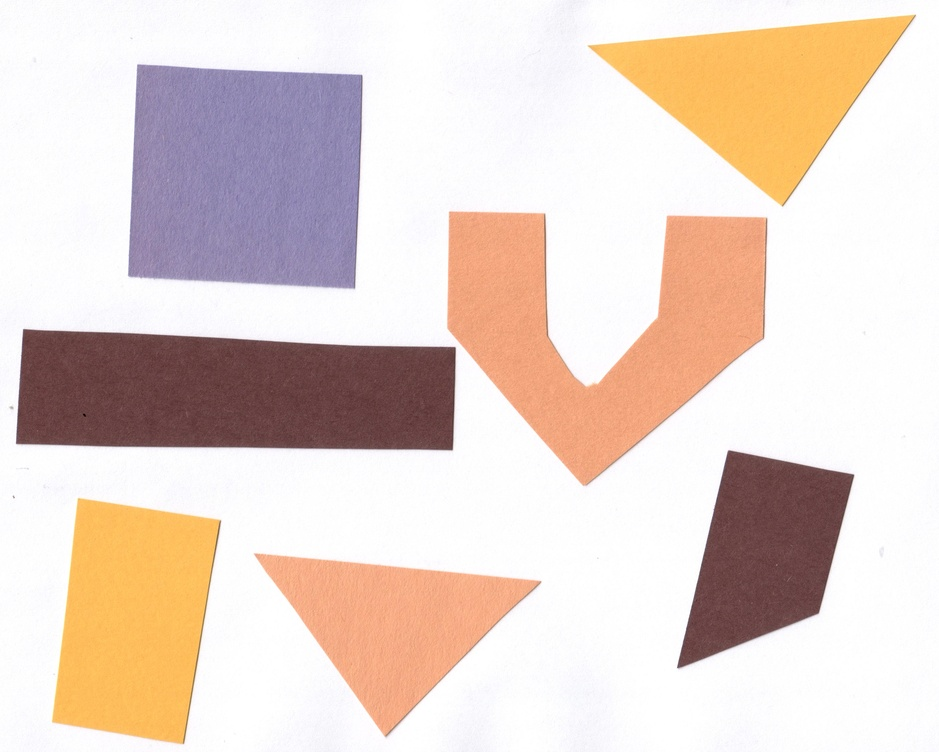
#> input picture tutorial_figures/data/shapes-01.jpg, 939 x 752 px, shrunk from 3068 x 2457 before the run
$ jupyter execute 7_Connected_Componenet_Analysis.ipynb   (shell and % lines are left out)
#> lines starting #> are read from the running program, lines starting #| are printed output that depends on the picture; after the words box and inside, x2 and y2 are one past the last pixel; in counts of white or black regions, pixels touching at a corner belong together
[cell 1]
import imageio.v3 as iio
import ipympl
import matplotlib.pyplot as plt
import numpy as np
import skimage as ski

[cell 2]
def connected_components(filename, sigma, t=0.5, connectivity =2):
    # load the image
#> called with filename = 'tutorial_figures/data/shapes-01.jpg', sigma = 2, t = 0.9, connectivity = 2
    image = iio.imread(filename)
#> image is the input picture: shape (752, 939, 3); mean R, G, B 229.6, 212.3, 203.6
    # convert to grayscale
    image_gray = ski.color.rgb2gray(image)
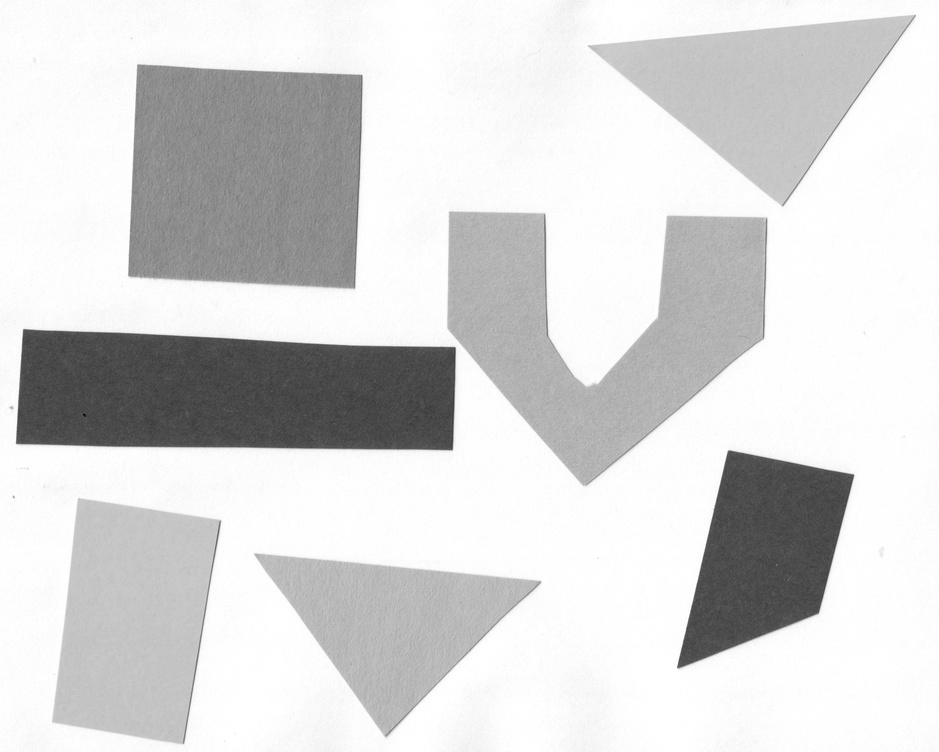
#> image_gray: shape (752, 939) float64; min 0.0183, max 1, mean 0.844
    # denoise with gaussian filter
    image_blur = ski.filters.gaussian(image_gray, sigma=sigma)
    # mask image with threshold
    binary_mask = image_blur < t
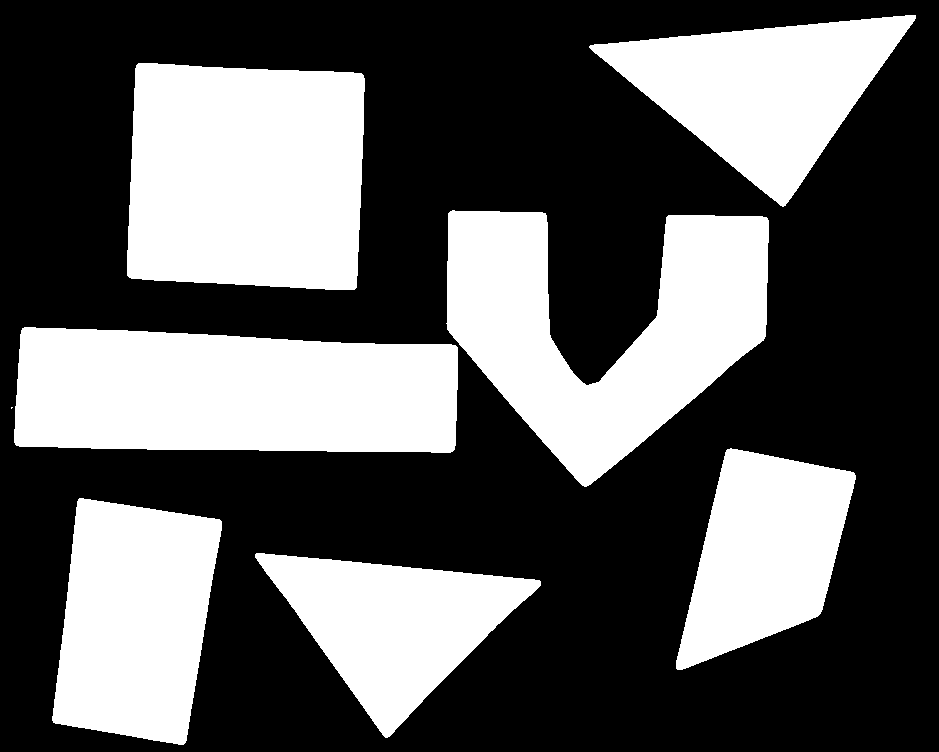
#> binary_mask: shape (752, 939) bool; 36.8% white; 8 white regions (1 under 20 px)
    # connected component analysis
    labeled_image, count = ski.measure.label(binary_mask,
                                             connectivity=connectivity,
                                             return_num=True)
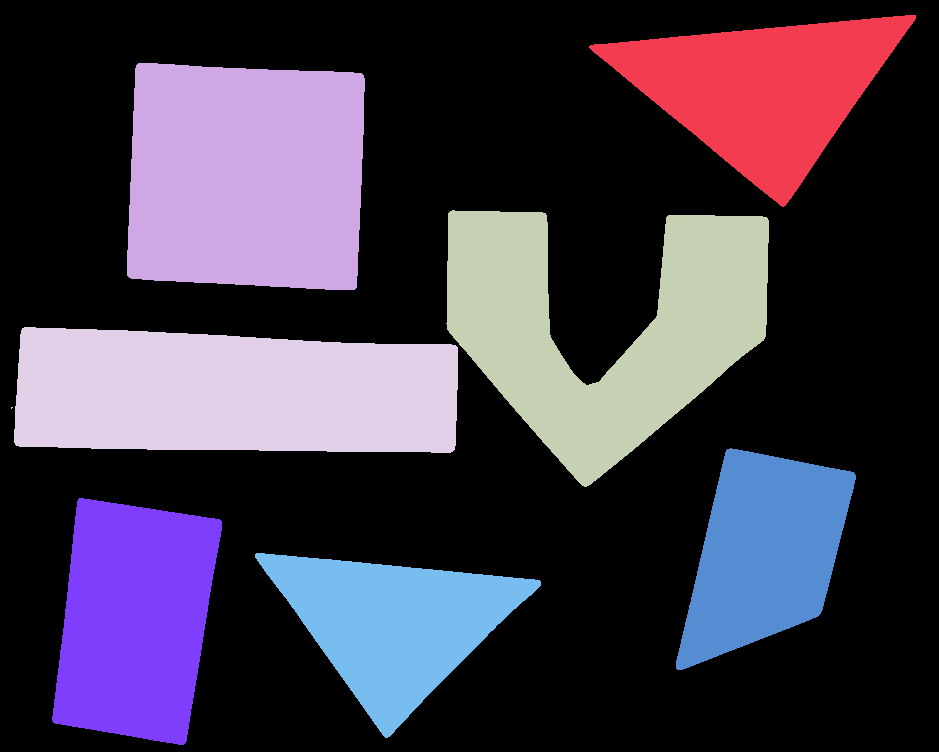
#> labeled_image: shape (752, 939) int32; 9 distinct labels, from 0 to 8; one colour per label, 0 black
#> count = 8
    return labeled_image, count

[cell 3]
labeled_image, count = connected_components(filename="tutorial_figures/data/shapes-01.jpg",
                                            sigma = 2.0,
                                            t = 0.9,
                                            connectivity=2)
#> count = 8

fig, ax = plt.subplots()
ax.imshow(labeled_image)
ax.set_axis_off()

print("dtype:", labeled_image.dtype)
#| dtype: int32
print("min:", np.min(labeled_image))
#| min: 0
print("max:", np.max(labeled_image))
#| max: 8

# fig, ax = plt.subplots()
# ax.imshow(labeled_image, vmin=np.min(labeled_image), vmax=np.max(labeled_image))

[cell 4]
# convert label image to color image
colored_label_image = ski.color.label2rgb(labeled_image, bg_label=0)
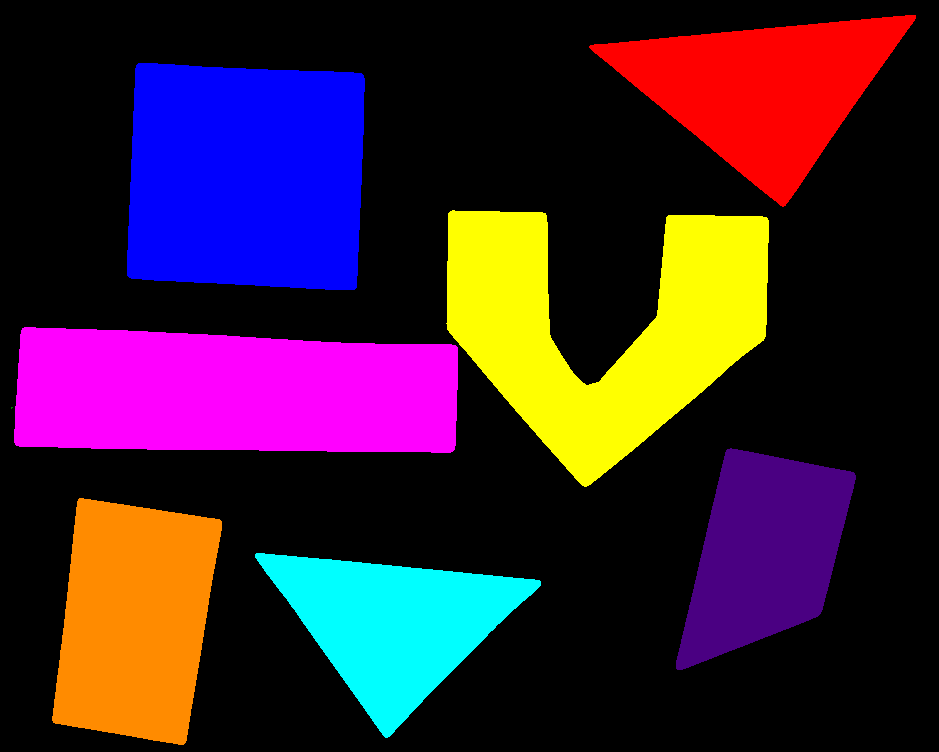
#> colored_label_image: shape (752, 939, 3) float64; mean R, G, B 0.237, 0.128, 0.196

fig, ax = plt.subplots()
ax.imshow(colored_label_image)
ax.set_axis_off()

[cell 5]
# Compute object features and extract object areas:

object_features = ski.measure.regionprops(labeled_image)
#> object_features = 8 regions; box (x1, y1, x2, y2) and area: (14, 327, 458, 453) 50090, (127, 63, 365, 290) 49995, (446, 210, 769, 487) 47480, (52, 498, 222, 745) 32103, (589, 15, 916, 207) 30180, (255, 553, 541, 738) 25336, (676, 448, 856, 670) 24941, (11, 407, 13, 409) 3
object_areas = [objf["area"] for objf in object_features]
#> object_areas = [30180, 49995, 47480, 50090, 3, 24941, 32103, 25336]
object_areas
#> Out has the same summary as object_areas

[cell 6]
# Histogram of object area distribution


fig, ax = plt.subplots()
ax.hist(object_areas)
ax.set_xlabel("Area (pixels)")
ax.set_ylabel("Number of objects")
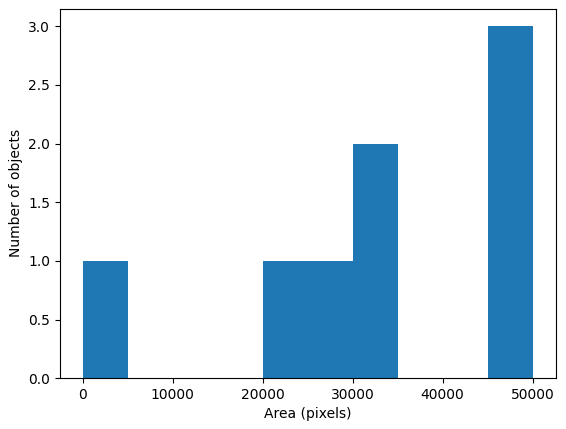
#> figure drawn by matplotlib, 1 panel; tallest bar 3 high, from x = 45081.3 to 50090

[cell 7]
# Filter objects by area:

min_area = 200
large_objects = []
for objf in object_features:
    if objf["area"] > min_area:
        large_objects.append(objf["label"])
#> this loop made 8 passes
#> after the loop, large_objects = [1, 2, 3, 4, 6, 7, 8]

print("Found", len(large_objects), "objects!")
#| Found 7 objects!

[cell 8]
# Alternate method
object_areas = np.array([objf["area"] for objf in object_features])
object_labels = np.array([objf["label"] for objf in object_features])
#> object_labels = [1, 2, 3, 4, 5, 6, 7, 8]
large_objects = object_labels[object_areas > min_area]
print("Found", len(large_objects), "objects!")
#| Found 7 objects!

$ run again, with tutorial_figures/data/shapes-02.jpg copied over tutorial_figures/data/shapes-01.jpg
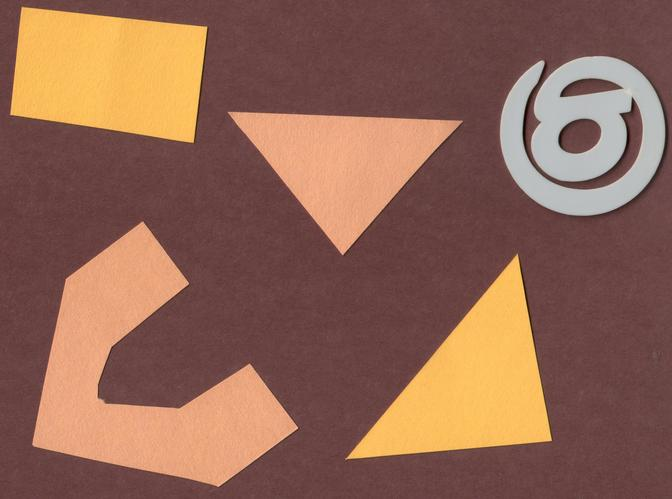
#> input picture tutorial_figures/data/shapes-02.jpg, 672 x 499 px
#> in connected_components, image is the input picture: shape (499, 672, 3); mean R, G, B 144.2, 101.6, 83.9
#> binary_mask: shape (499, 672) bool; every value is 1
#> labeled_image: shape (499, 672) int32; every value is 1
#> in connected_components, `labeled_image, count = ski.measure.label(binary_mask, connectivity=con..`: count = 1
#| dtype: int32
#| min: 1
#| max: 1
#> `colored_label_image = ski.color.label2rgb(labeled_image, bg_label=0)`:
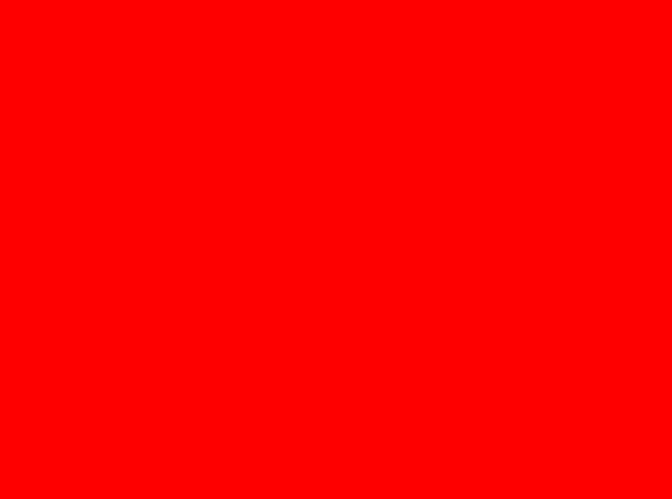
#> colored_label_image: shape (499, 672, 3) float64; mean R, G, B 1, 0, 0
#> object_features = 1 regions; box (x1, y1, x2, y2) and area: (0, 0, 672, 499) 335328
#> object_areas = [335328]
#> `[cell 6] # Histogram of object area distribution   fig, ax = plt.subpl..`:
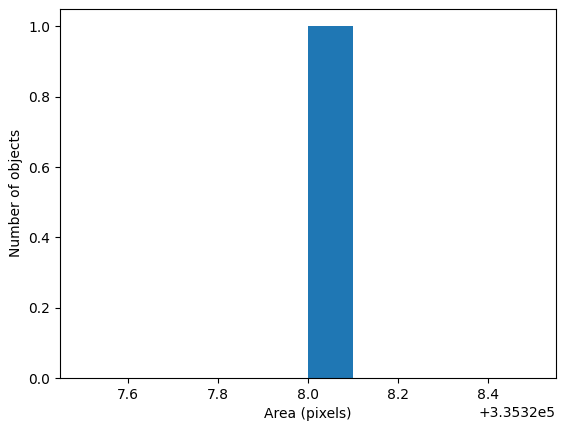
#> figure drawn by matplotlib, 1 panel; tallest bar 1 high, from x = 335328 to 335328.1
#> the loop `for objf in object_features:` made 1 pass
#> after the loop `for objf in object_features:`: large_objects = [1]
#| Found 1 objects!
#| Found 1 objects!
